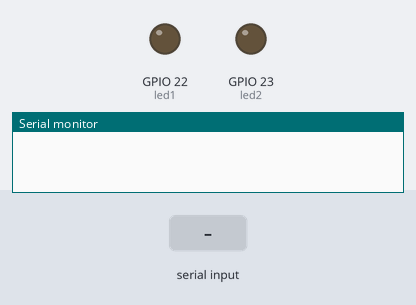
Bench run of a sketch on a simulated ESP32. On the bench: output pins drawn as LEDs (lit = HIGH), the last lines printed to the serial monitor. Dashed ring = blinking. Inputs (shaded band) come from the test bench.

Above: at 1.2 s.
1.3 s: "90,45\n" received over Serial
At 4.29 s:
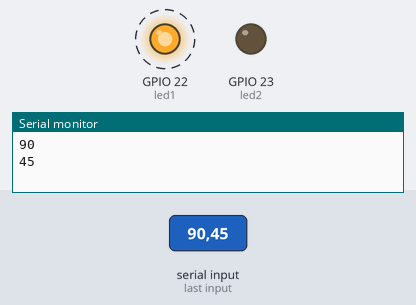
4.3 s: "5\n" received over Serial
At 4.9 s:
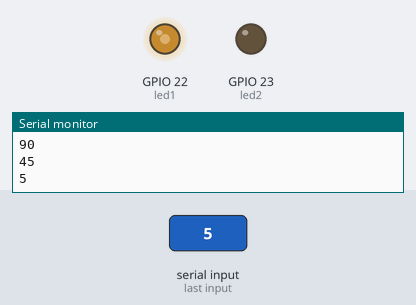
5.8 s: "30,150\n" received over Serial
At 6.17 s:
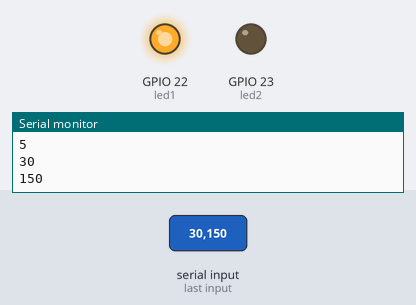
Timing chart, 0 to 14.8 s (numbered marks = the images above; inputs shaded):
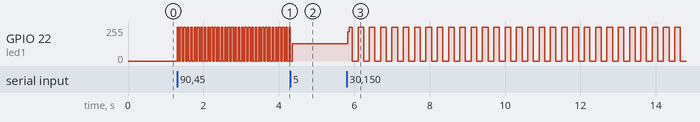

Measured:
- after the input at 1.3 s, GPIO 22 (led1): alternates 255/255 for 0.05 s and 0/255 for 0.05 s, starting at once
- after the input at 5.8 s, GPIO 22 (led1): 128/255 → 220/255 at once, then moves between 0/255 and 255/255, repeating every 0.90 s

The sketch:

multitask_serial_led.ino
```cpp
#define led1 22
#define led2 23
TaskHandle_t blinkTaskHandle = NULL;

void setup() {
  Serial.begin(9600);
  pinMode(led1, OUTPUT);
  pinMode(led2, OUTPUT);
  digitalWrite(led2, LOW);
  digitalWrite(led1, LOW);
}

void loop() {
  while(!Serial.available()){
    vTaskDelay(1/portTICK_PERIOD_MS);
  }
  int interval = Serial.parseInt();
  if(interval){
    Serial.println(interval);
    startBlinkTask(interval);
  }
}

void startBlinkTask(int interval){
  if (blinkTaskHandle)
    vTaskDelete(blinkTaskHandle);

  xTaskCreatePinnedToCore(
    blinkLEDTask,
    "Blink LED",
    1023,
    (void*) interval,
    1,
    &blinkTaskHandle,
    1
  );
}

void blinkLEDTask(void* parameter){
  int interval = (int) parameter;
  digitalWrite(led1,LOW);
  while(1){
    digitalWrite(led1, !digitalRead(led1));
    vTaskDelay(interval/portTICK_PERIOD_MS);
  }
}
```
